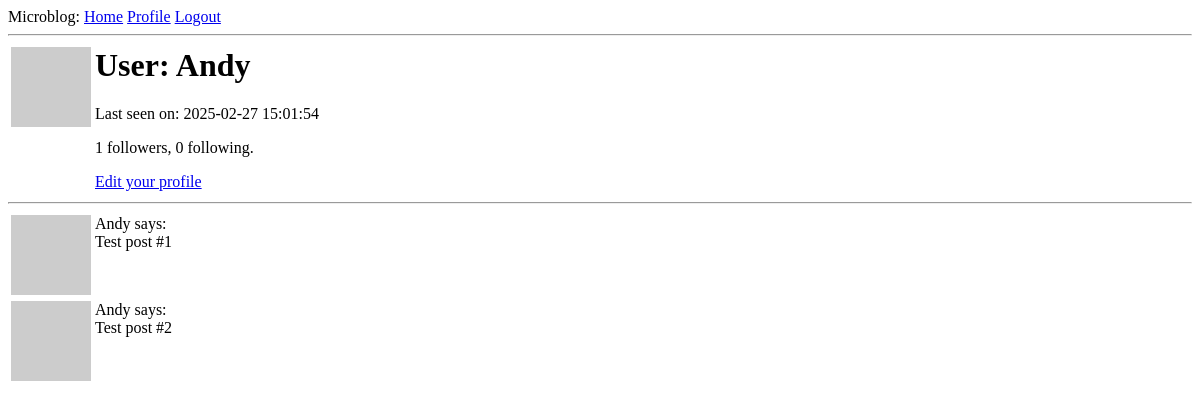
The app's page /user/Andy (signed in), older data.
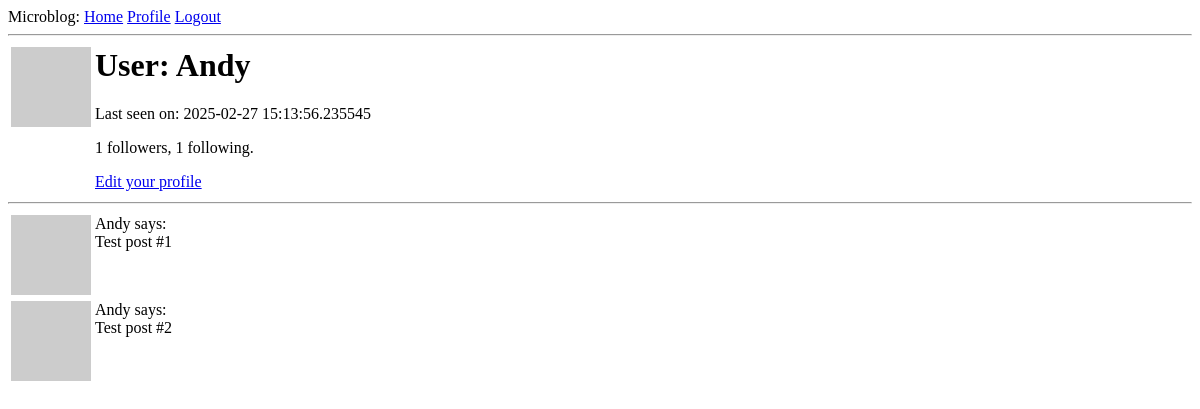
The same page, newer data.
### app/models.py (models this page shows, shortened)
class User(UserMixin, db.Model):
    id: so.Mapped[int] = so.mapped_column(primary_key=True)
    username: so.Mapped[str] = so.mapped_column(sa.String(64), index=True, unique=True)
    email: so.Mapped[str] = so.mapped_column(sa.String(120), index=True, unique=True)
    password_hash: so.Mapped[Optional[str]] = so.mapped_column(sa.String(256))
    posts: so.WriteOnlyMapped['Post'] = so.relationship(back_populates='author')
    about_me: so.Mapped[Optional[str]] = so.mapped_column(sa.String(140))
    last_seen: so.Mapped[Optional[datetime]] = so.mapped_column(sa.DateTime(timezone=True), server_default=sa.func.now())
    following: so.WriteOnlyMapped['User'] = so.relationship(
        secondary=followers, primaryjoin=(followers.c.follower_id == id),
        secondaryjoin=(followers.c.followed_id == id),
        back_populates='followers')
    followers: so.WriteOnlyMapped['User'] = so.relationship(
        secondary=followers,
        primaryjoin=(followers.c.followed_id == id),
        secondaryjoin=(followers.c.follower_id == id),
        back_populates='following')
    def avatar(self, size):
        digest = md5(self.email.lower().encode('utf-8')).hexdigest()
        return f'https://www.gravatar.com/avatar/{digest}?d=identicon&s={size}'
    def followers_count(self):
        query = sa.select(sa.func.count()).select_from(
            self.followers.select().subquery())
        return db.session.scalar(query)
    def following_count(self):
        query = sa.select(sa.func.count()).select_from(
            self.following.select().subquery())
        return db.session.scalar(query)

### app/routes.py (the view)
@app.route('/user/<username>')
@login_required
def user(username):
    user = db.first_or_404(sa.select(User).where(User.username == username))
    posts = [
        {'author': user, 'body': 'Test post #1'},
        {'author': user, 'body': 'Test post #2'}
    ]
    form = EmptyForm()
    return render_template('user.html', user=user, posts=posts, form=form)

### app/models.py (called while the page is built)
@login.user_loader
def load_user(id):
    return db.session.get(User, int(id))

### app/routes.py (called while the page is built)
@app.before_request
def before_request():
    if current_user.is_authenticated:
        current_user.last_seen = datetime.now(timezone.utc)
        db.session.commit()

### app/templates/user.html (shortened to what this page needs)
{% extends "base.html" %}
{% block content %}
    <table>
        <tr valign="top">
            <td><img src="{{ user.avatar(128) }}"></td>
            <td>
                <h1>User: {{ user.username }}</h1>
                {% if user.last_seen %}<p>Last seen on: {{ user.last_seen }}</p>{% endif %}
                <p>{{ user.followers_count() }} followers, {{ user.following_count() }} following.</p>
                {% if user == current_user %}
                    <p><a href="{{ url_for('edit_profile') }}">Edit your profile</a></p>
                {% endif %}
            </td>
        </tr>
    </table>
    <hr>
    {% for post in posts %}
        {% include '_post.html' %}
    {% endfor %}
{% endblock %}

### app/templates/base.html (shortened to what this page needs)
<html>
    <head>
    </head>
    <body>
        <div>
            Microblog:
            <a href="{{ url_for('index') }}">Home</a>
            {% if current_user.is_anonymous %}
            <a href="{{ url_for('login') }}">Login</a>
            {% else %}
            <a href="{{ url_for('user', username=current_user.username) }}">Profile</a>
            <a href="{{ url_for('logout') }}">Logout</a>
            {% endif %}
        </div>
        <hr>
        {% block content %}{% endblock %}
    </body>
</html>

### app/templates/_post.html
<table>
    <tr valign="top">
        <td><img src="{{ post.author.avatar(36) }}"></td>
        <td>{{ post.author.username }} says:<br>{{ post.body }}</td>
    </tr>
</table>

Row changes from the older to the newer data that the page shows:
changed User "Andy": last_seen "2025-02-27 15:01:54" → "2025-02-27 15:13:56.235545"
Text that changed along with them:
{{ user.following_count() }}: "0" → "1"
